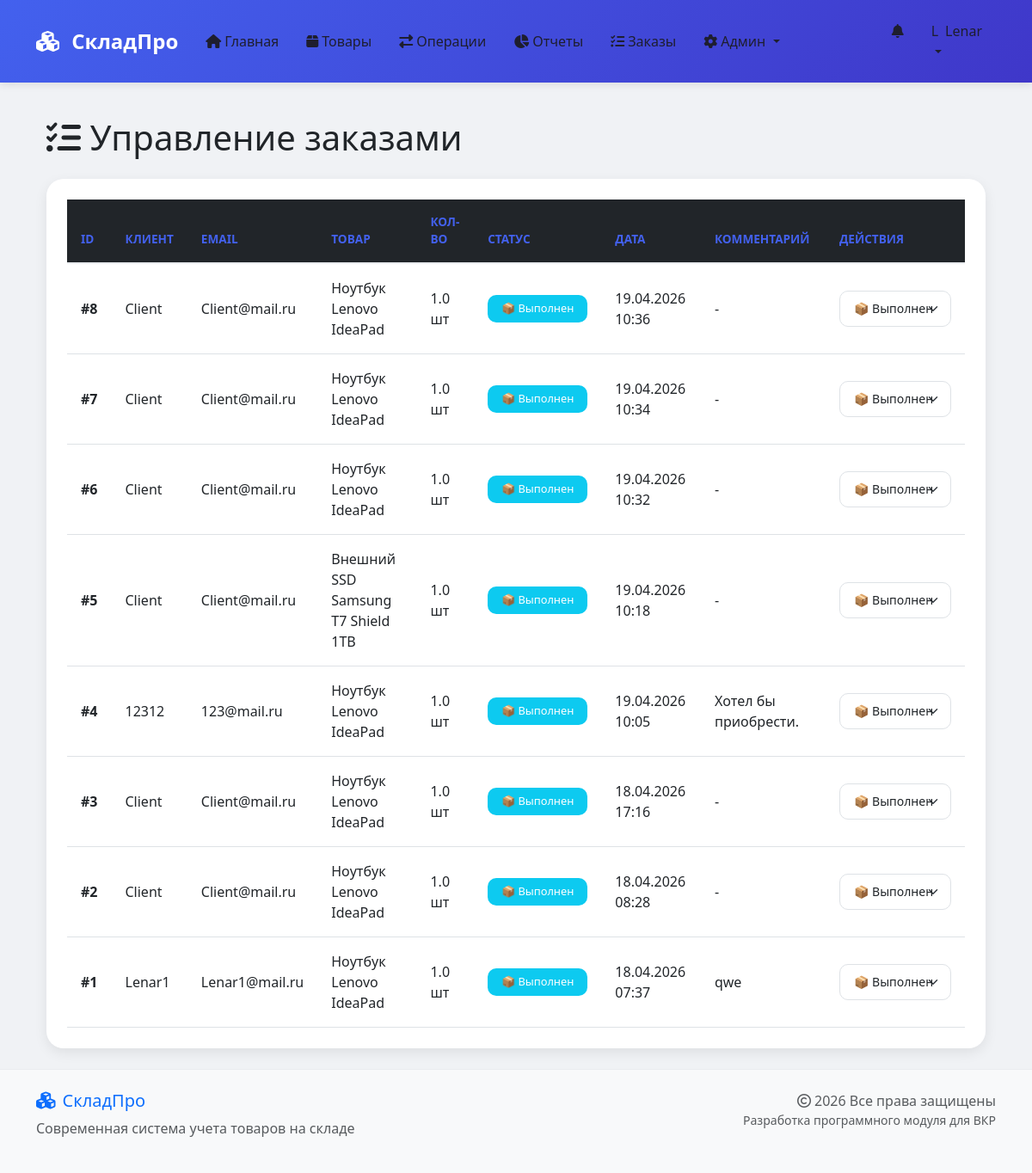
Page /admin/orders (signed in) on the committed database.
### app/models.py (models this page shows, shortened)
class User(UserMixin, db.Model):
    id = db.Column(db.Integer, primary_key=True)
    username = db.Column(db.String(80), unique=True, nullable=False)
    email = db.Column(db.String(120), unique=True, nullable=False)
    password = db.Column(db.String(200), nullable=False)
    role = db.Column(db.String(20), default='client')
    created_at = db.Column(db.DateTime, default=datetime.utcnow)
    movements = db.relationship('Movement', backref='user', lazy=True)
    def can_sell(self):
        return self.role in ['admin', 'manager', 'storekeeper']
    def can_view_reports(self):
        return self.role in ['admin', 'director', 'accountant', 'viewer']
    def is_admin(self):
        return self.role == 'admin'

class Order(db.Model):
    id = db.Column(db.Integer, primary_key=True)
    user_id = db.Column(db.Integer, db.ForeignKey('user.id'), nullable=False)
    product_id = db.Column(db.Integer, db.ForeignKey('product.id'), nullable=False)
    quantity = db.Column(db.Float, nullable=False)
    status = db.Column(db.String(20), default='pending')
    created_at = db.Column(db.DateTime, default=datetime.utcnow)
    comment = db.Column(db.String(200))
    user = db.relationship('User', backref='orders', lazy=True)
    product = db.relationship('Product', backref='orders', lazy=True)

class Product(db.Model):
    id = db.Column(db.Integer, primary_key=True)
    name = db.Column(db.String(100), nullable=False)
    article = db.Column(db.String(50), unique=True)
    quantity = db.Column(db.Float, default=0)
    price = db.Column(db.Float, nullable=False)
    category = db.Column(db.String(50))
    unit = db.Column(db.String(10), default='шт')
    manufacturer = db.Column(db.String(100))
    min_stock = db.Column(db.Float, default=5)
    location = db.Column(db.String(50))
    movements = db.relationship('Movement', backref='product', lazy=True)

### app/routes.py (the view)
@bp.route('/admin/orders')
@login_required
def admin_orders():
    if not (current_user.is_admin() or current_user.role == 'manager'):
        flash('Доступ запрещен', 'danger')
        return redirect(url_for('routes.index'))
    orders = Order.query.order_by(Order.created_at.desc()).all()
    return render_template('admin_orders.html', orders=orders)

### app/__init__.py (called while the page is built)
@login_manager.user_loader
def load_user(user_id):
    from app.models import User
    return User.query.get(int(user_id))

### app/templates/admin_orders.html (shortened to what this page needs)
{% extends "base.html" %}
{% block content %}
<div class="container">
    <h1 class="mb-4"><i class="fas fa-tasks"></i> Управление заказами</h1>
    {% if orders %}
    <div class="card">
        <div class="card-body">
            <div class="table-responsive">
                <table class="table table-hover">
                    <thead class="table-dark">
                        <tr>
                            <th>ID</th>
                            <th>Клиент</th>
                            <th>Email</th>
                            <th>Товар</th>
                            <th>Кол-во</th>
                            <th>Статус</th>
                            <th>Дата</th>
                            <th>Комментарий</th>
                            <th>Действия</th>
                        </tr>
                    </thead>
                    <tbody>
                        {% for order in orders %}
                        <tr class="{% if order.status == 'pending' %}table-warning{% endif %}">
                            <td><strong>#{{ order.id }}</strong></td>
                            <td>{{ order.user.username }}</td>
                            <td>{{ order.user.email }}</td>
                            <td>{{ order.product.name }}</td>
                            <td>{{ order.quantity }} {{ order.product.unit }}</td>
                            <td>
                                {% if order.status == 'pending' %}
                                    <span class="badge bg-warning">⏳ Ожидает</span>
                                {% elif order.status == 'approved' %}
                                    <span class="badge bg-success">✅ Одобрен</span>
                                {% elif order.status == 'rejected' %}
                                    <span class="badge bg-danger">❌ Отклонён</span>
                                {% elif order.status == 'completed' %}
                                    <span class="badge bg-info">📦 Выполнен</span>
                                {% endif %}
                            </td>
                            <td>{{ order.created_at.strftime('%d.%m.%Y %H:%M') }}</td>
                            <td>{{ order.comment or '-' }}</td>
                            <td>
                                <form method="POST" action="{{ url_for('routes.update_order_status', order_id=order.id) }}" class="d-inline">
                                    <select name="status" class="form-select form-select-sm" onchange="this.form.submit()" style="width: auto;">
                                        <option value="completed" {% if order.status == 'completed' %}selected{% endif %}>📦 Выполнен</option>
                                    </select>
                                </form>
                            </td>
                        </tr>
                        {% endfor %}
                    </tbody>
                </table>
            </div>
        </div>
    </div>
    {% else %}
    <div class="alert alert-info text-center">
        <i class="fas fa-info-circle me-2"></i>
        Нет заказов
    </div>
    {% endif %}
</div>
{% endblock %}

### app/templates/base.html (shortened to what this page needs)
<!DOCTYPE html>
<html lang="ru">
<head>
    <link href="https://cdn.jsdelivr.net/npm/bootstrap@5.3.0/dist/css/bootstrap.min.css" rel="stylesheet">
    <link rel="stylesheet" href="https://cdnjs.cloudflare.com/ajax/libs/font-awesome/6.4.0/css/all.min.css">
    <link rel="stylesheet" href="https://cdnjs.cloudflare.com/ajax/libs/animate.css/4.1.1/animate.min.css">
    <link rel="stylesheet" href="{{ url_for('static', filename='css/style.css') }}">
</head>
<body>
    <nav class="navbar navbar-expand-lg navbar-dark bg-primary sticky-top">
        <div class="container">
            <a class="navbar-brand" href="{{ url_for('routes.index') }}">
                <i class="fas fa-cubes me-2"></i>
                <span class="fw-bold">СкладПро</span>
            </a>
            <div class="collapse navbar-collapse" id="navbarNav">
                <ul class="navbar-nav me-auto">
                    <li class="nav-item">
                        <a class="nav-link text-white" href="{{ url_for('routes.index') }}">
                            <i class="fas fa-home me-1"></i>Главная
                        </a>
                    </li>
                    <li class="nav-item">
                        <a class="nav-link text-white" href="{{ url_for('routes.products') }}">
                            <i class="fas fa-box me-1"></i>Товары
                        </a>
                    </li>
                    {% if current_user.is_authenticated %}
                        {% if current_user.can_sell() %}
                        <li class="nav-item">
                            <a class="nav-link text-white" href="{{ url_for('routes.movements') }}">
                                <i class="fas fa-exchange-alt me-1"></i>Операции
                            </a>
                        </li>
                        {% endif %}
                        {% if current_user.can_view_reports() %}
                        <li class="nav-item">
                            <a class="nav-link text-white" href="{{ url_for('routes.reports') }}">
                                <i class="fas fa-chart-pie me-1"></i>Отчеты
                            </a>
                        </li>
                        {% endif %}
                        {% if current_user.is_admin() or current_user.role == 'manager' %}
                        <li class="nav-item">
                            <a class="nav-link text-white" href="{{ url_for('routes.admin_orders') }}">
                                <i class="fas fa-tasks me-1"></i>Заказы
                            </a>
                        </li>
                        {% endif %}
                        {% if current_user.is_admin() %}
                        <li class="nav-item dropdown">
                            <a class="nav-link dropdown-toggle text-white" href="#" role="button" data-bs-toggle="dropdown">
                                <i class="fas fa-cog me-1"></i>Админ
                            </a>
                        </li>
                        {% endif %}
                    {% endif %}
                </ul>
                <ul class="navbar-nav">
                    {% if current_user.is_authenticated %}
                        <li class="nav-item">
                            <a class="nav-link text-white position-relative" href="{{ url_for('routes.notifications') }}">
                                <i class="fas fa-bell"></i>
                            </a>
                        </li>
                        <li class="nav-item dropdown">
                            <a class="nav-link dropdown-toggle text-white" href="#" role="button" data-bs-toggle="dropdown">
                                <div class="d-flex align-items-center">
                                    <div class="avatar-circle me-2">
                                        <span class="initial">{{ current_user.username[0]|upper }}</span>
                                    </div>
                                    <span>{{ current_user.username }}</span>
                                </div>
                            </a>
                        </li>
                    {% endif %}
                </ul>
            </div>
        </div>
    </nav>
    <main class="container my-4 animate__animated animate__fadeIn">
        {% block content %}{% endblock %}
    </main>
    <footer class="footer mt-auto py-4 bg-light">
        <div class="container">
            <div class="row">
                <div class="col-md-6">
                    <h5 class="text-primary"><i class="fas fa-cubes me-2"></i>СкладПро</h5>
                    <p class="text-muted">Современная система учета товаров на складе</p>
                </div>
                <div class="col-md-6 text-md-end">
                    <p class="text-muted mb-0">
                        <i class="far fa-copyright me-1"></i>2026 Все права защищены
                    </p>
                    <p class="text-muted small">
                        Разработка программного модуля для ВКР
                    </p>
                </div>
            </div>
        </div>
    </footer>
</body>
</html>

### app/static/css/style.css (style rules this page uses)
* { margin: 0; padding: 0; box-sizing: border-box; }
body { font-family: 'Segoe UI', Tahoma, Geneva, Verdana, sans-serif; background: #f0f2f5; min-height: 100vh; display: flex; flex-direction: column; }
main { flex: 1; }
.navbar { padding: 1rem 0; box-shadow: 0 2px 10px rgba(0,0,0,0.1); }
.navbar-brand { font-size: 1.5rem; font-weight: 700; }
.nav-link { font-weight: 500; padding: 0.5rem 1rem !important; border-radius: 8px; transition: all 0.3s; }
.bg-primary { background: linear-gradient(135deg, #4361ee 0%, #3f37c9 100%) !important; }
.card { border: none; border-radius: 20px; box-shadow: 0 5px 15px rgba(0,0,0,0.08); transition: all 0.3s; overflow: hidden; background: white; }
.card-body { padding: 1.5rem; }
.table { margin-bottom: 0; color: #495057; }
.table thead th { border-top: none; border-bottom: 2px solid #e9ecef; font-weight: 600; text-transform: uppercase; font-size: 0.85rem; color: #4361ee; padding: 1rem; }
.table td { padding: 1rem; vertical-align: middle; }
.form-control, .form-select { border-radius: 10px; border: 1px solid #dee2e6; padding: 0.6rem 1rem; transition: all 0.3s; }
.badge { padding: 0.6rem 1rem; font-weight: 500; border-radius: 10px; font-size: 0.8rem; }
.footer { background: white; border-top: 1px solid #e9ecef; margin-top: auto; padding: 1.5rem 0; }
.text-white { color: #1e1e2f !important; }

### rows in the picture
User: username "L", username "Lenar"
Order: id "8", user.username "Client", user.email "Client@mail.ru", product.name "Ноутбук Lenovo IdeaPad", quantity "1.0", product.unit "шт", shows "📦 Выполнен", created_at "19.04.2026 10:36", comment "-", status "📦 Выполнен"
Order: id "7", user.username "Client", user.email "Client@mail.ru", product.name "Ноутбук Lenovo IdeaPad", quantity "1.0", product.unit "шт", shows "📦 Выполнен", created_at "19.04.2026 10:34", comment "-", status "📦 Выполнен"
Order: id "6", user.username "Client", user.email "Client@mail.ru", product.name "Ноутбук Lenovo IdeaPad", quantity "1.0", product.unit "шт", shows "📦 Выполнен", created_at "19.04.2026 10:32", comment "-", status "📦 Выполнен"
Order: id "5", user.username "Client", user.email "Client@mail.ru", product.name "Внешний SSD Samsung T7 Shield 1TB", quantity "1.0", product.unit "шт", shows "📦 Выполнен", created_at "19.04.2026 10:18", comment "-", status "📦 Выполнен"
Order: id "4", user.username "12312", user.email "123@mail.ru", product.name "Ноутбук Lenovo IdeaPad", quantity "1.0", product.unit "шт", shows "📦 Выполнен", created_at "19.04.2026 10:05", comment "Хотел бы приобрести.", status "📦 Выполнен"
Order: id "3", user.username "Client", user.email "Client@mail.ru", product.name "Ноутбук Lenovo IdeaPad", quantity "1.0", product.unit "шт", shows "📦 Выполнен", created_at "18.04.2026 17:16", comment "-", status "📦 Выполнен"
Order: id "2", user.username "Client", user.email "Client@mail.ru", product.name "Ноутбук Lenovo IdeaPad", quantity "1.0", product.unit "шт", shows "📦 Выполнен", created_at "18.04.2026 08:28", comment "-", status "📦 Выполнен"
Order: id "1", user.username "Lenar1", user.email "Lenar1@mail.ru", product.name "Ноутбук Lenovo IdeaPad", quantity "1.0", product.unit "шт", shows "📦 Выполнен", created_at "18.04.2026 07:37", comment "qwe", status "📦 Выполнен"
